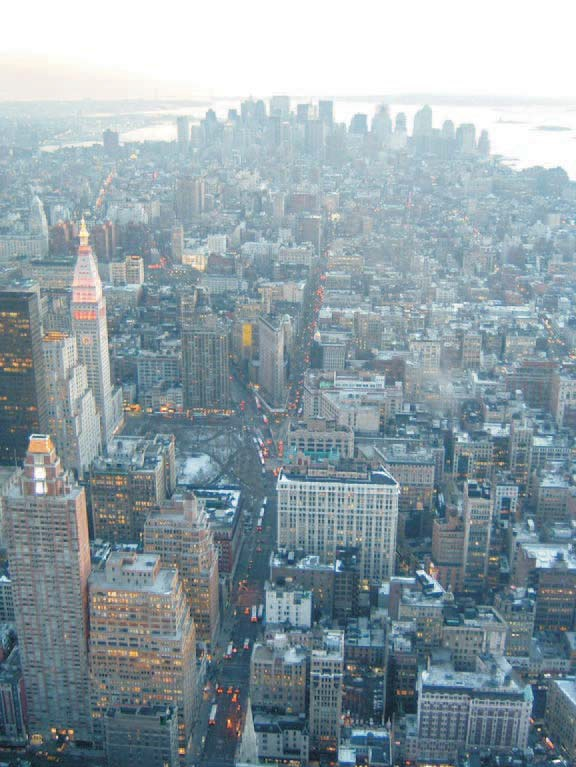
%> input picture Codes/18062014/data/hazed6.jpg, 576 x 767 px
$ octave --eval "result = main_dehase(imread('../data/hazed6.jpg'));"   (GNU Octave 9; MATLAB toolbox functions it lacks are replaced by stand-ins)
%> lines starting %> are read from the running program, lines starting %| are printed output that depends on the picture; in (x1, y1, x2, y2) boxes, pixels count from 0 and x2, y2 are one past the last pixel; in counts of white or black regions, pixels touching at a corner belong together; the program's own positions count from 1
### Codes/18062014/src/whiteBalance.m
function [ whiteBalanced ] = whiteBalance( im )
% Using Grayworld assumtion color balancing.....

R_avg = mean(mean(im(:,:,1)));           % Getting the average Of R ,G, B components
%> R_avg = 143
G_avg = mean(mean(im(:,:,2)));
%> G_avg = 158.9
B_avg = mean(mean(im(:,:,3)));
%> B_avg = 166.4
RGB_avg = [R_avg G_avg B_avg];
%> RGB_avg = [143 158.9 166.4]

gray_value = (R_avg + G_avg + B_avg)/3  % By Grey world, avg color of the whole image is gray
%> gray_value = 156.1
scaleValue = gray_value./RGB_avg;       % By Grey world, scale value=gray / avg of each color component
%> scaleValue = [1.09 0.982 0.938]

whiteBalanced(:,:,1) = scaleValue(1) * im(:,:,1);   % R,G,B components of the new white balanced new image
whiteBalanced(:,:,2) = scaleValue(2) * im(:,:,2);
whiteBalanced(:,:,3) = scaleValue(3) * im(:,:,3);
%> whiteBalanced: size 767x576x3 uint8

end

### Codes/18062014/src/enhanceContrast.m
function [ enhancedIm ] = enhanceContrast( im )

luminance= im(:,:,1)*0.299+im(:,:,2)*0.587+im(:,:,3)*0.114;
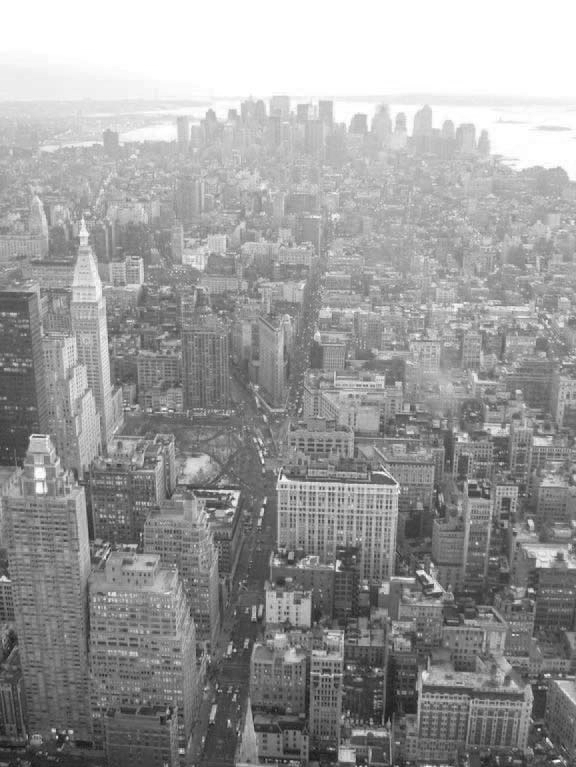
%> luminance: size 767x576 uint8; min 20, max 255, mean 155
avgLuminance =mean(luminance(:));
%> avgLuminance = 155
gamma = 2 * (0.5 + avgLuminance);
%> gamma = 311
% Second input= g * (original image components - avg of the image components)
enhancedIm(:,:,1) = gamma * (im(:,:,1) - avgLuminance);
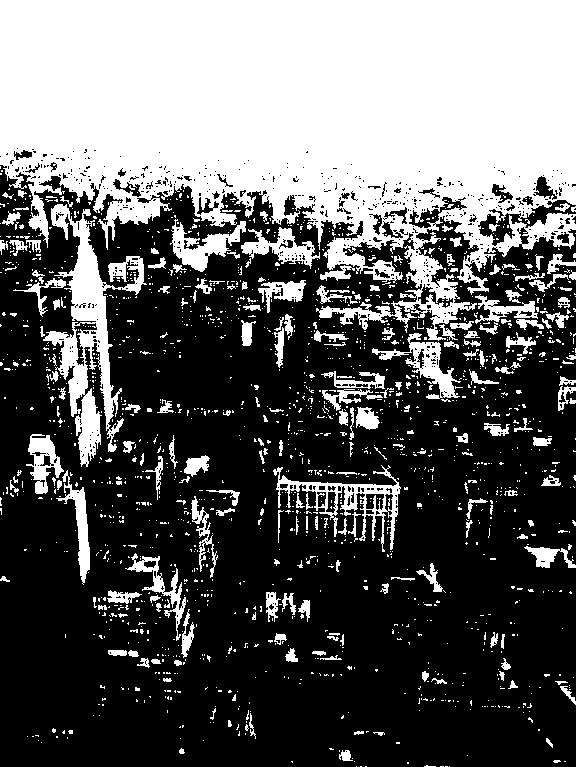
%> enhancedIm: size 767x576 uint8; 37.9% white; 1712 white regions (1494 under 20 px), largest, box (x1, y1, x2, y2) and area: (0, 0, 576, 341) 127007, (43, 204, 147, 467) 7928, (273, 465, 401, 552) 2353
enhancedIm(:,:,2) = gamma * (im(:,:,2) - avgLuminance);
enhancedIm(:,:,3) = gamma * (im(:,:,3) - avgLuminance);
%> enhancedIm: size 767x576x3 uint8
end

### Codes/18062014/src/luminanceWeightmap.m
function [ lumWeightmap ] = luminanceWeightmap( im )
 L = mean(im,3);

lumWeightmap = sqrt((1/3) * (im(:, :, 1) - L).^2 + (im(:, :, 2) - L).^2 + (im(:, :, 3) - L).^2);
end

### Codes/18062014/src/chromaticWeightmap.m
function [ chromaticWeightmap ] = chromaticWeightmap( im )

hsvImage = rgb2hsv(im);         % Convert the image to HSV space
%> hsvImage: size 767x576x3 double; mean H, S, V 0.39, 0.134, 0.642
saturationValue = hsvImage(:,:,2);    % find saturation

% Chromatic weight map = Distnc b/w saturation value and max sat range..
saturationMax = 1 ;
sigma = .3 ;
chromaticWeightmap = exp( -1 * (((saturationValue - saturationMax).^2) / (2*(sigma^2))) );
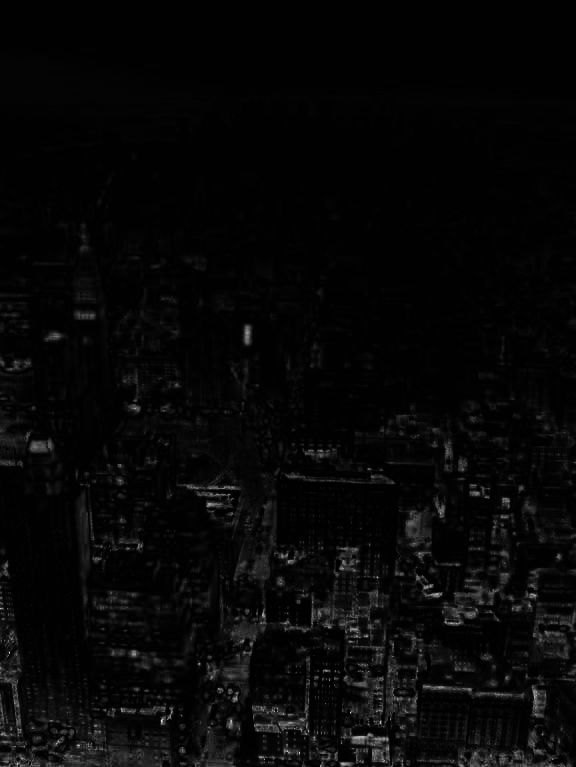
%> chromaticWeightmap: size 767x576 double; min 0.00387, max 0.951, mean 0.0297

end

### Codes/18062014/src/saliencyWeightmap.m
function [ saliencyWeightmap ] = saliencyWeightmap( im )

im = im2double(im);

if(size(im,3) > 1)
    imGray = rgb2gray(im);
else
    imGray = im;
end

kernel_1D = (1/16) * [1, 4, 6, 4, 1];
kernel_2D = kron(kernel_1D, kernel_1D');

I_mean = mean(imGray(:));
%> I_mean = 0.608

I_Whc = conv2(imGray, kernel_2D, 'same');

saliencyWeightmap = abs(I_Whc - I_mean);

end

### Codes/18062014/src/pyr_reduce.m
function [ imgout ] = pyr_reduce( img )
%PYR_REDUCE  Image pyramid reduction
%   B = PYR_REDUCE( A )  If A is M-by-N, then the size of B
%	is ceil(M/2)-by-ceil(N/2). Support gray or rgb image.
%	B will be transformed to double class.
%	Results the same w/ MATLAB func impyramid.
% Yan Ke @ THUEE, xjed09@gmail.com

kernelWidth = 5; % default
cw = .375; % kernel centre weight, same as MATLAB func impyramid. 0.6 in the Paper
ker1d = [.25-cw/2 .25 cw .25 .25-cw/2];
kernel = kron(ker1d,ker1d');

img = im2double(img);
sz = size(img);
imgout = [];

for p = 1:size(img,3)
	img1 = img(:,:,p);
	imgFiltered = imfilter(img1,kernel,'replicate','same');
	imgout(:,:,p) = imgFiltered(1:2:sz(1),1:2:sz(2));
end

end

### Codes/18062014/src/genPyr.m
function [ pyr ] = genPyr( img, type, level )
%GENPYR generate Gaussian or Laplacian pyramid
%   PYR = GENPYR(A,TYPE,LEVEL) A is the input image,
%	can be gray or rgb, will be forced to double.
%	TYPE can be 'gauss' or 'laplace'.
%	PYR is a 1*LEVEL cell array.
% Yan Ke @ THUEE, xjed09@gmail.com

pyr = cell(1,level);
pyr{1} = im2double(img);
for p = 2:level
	pyr{p} = pyr_reduce(pyr{p-1});
end
if strcmp(type,'gauss'), return; end

for p = level-1:-1:1 % adjust the image size
	osz = size(pyr{p+1})*2-1;
	pyr{p} = pyr{p}(1:osz(1),1:osz(2),:);
end

for p = 1:level-1
	pyr{p} = pyr{p}-pyr_expand(pyr{p+1});
end

end

### Codes/18062014/src/pyrReconstruct.m
function [ img ] = pyrReconstruct( pyr )
%PYRRECONSTRUCT Uses a Laplacian pyramid to reconstruct a image
%   IMG = PYRRECONSTRUCT(PYR) PYR should be a 1*level cell array containing
%   the pyramid, SIZE(PYR{i}) = SIZE(PYR{i-1})*2-1
%		Yan Ke @ THUEE, xjed09@gmail.com

for p = length(pyr)-1:-1:1
	pyr{p} = pyr{p}+pyr_expand(pyr{p+1});
end
img = pyr{1};

end

### Codes/18062014/src/pyr_expand.m
function [ imgout ] = pyr_expand( img )
%PYR_EXPAND  Image pyramid expansion
%   B = PYR_EXPAND( A )  If A is M-by-N, then the size of B
%	is (2*M-1)-by-(2*N-1). Support gray or rgb image.
%	B will be transformed to double class.
%	Results the same w/ MATLAB func impyramid.
% Yan Ke @ THUEE, xjed09@gmail.com

kw = 5; % default kernel width
cw = .375; % kernel centre weight, same as MATLAB func impyramid. 0.6 in the Paper
ker1d = [.25-cw/2 .25 cw .25 .25-cw/2];
kernel = kron(ker1d,ker1d')*4;

% expand [a] to [A00 A01;A10 A11] with 4 kernels
ker00 = kernel(1:2:kw,1:2:kw); % 3*3
ker01 = kernel(1:2:kw,2:2:kw); % 3*2
ker10 = kernel(2:2:kw,1:2:kw); % 2*3
ker11 = kernel(2:2:kw,2:2:kw); % 2*2

img = im2double(img);
sz = size(img(:,:,1));
osz = sz*2-1;
imgout = zeros(osz(1),osz(2),size(img,3));

for p = 1:size(img,3)
	img1 = img(:,:,p);
	img1ph = padarray(img1,[0 1],'replicate','both'); % horizontally padded
	img1pv = padarray(img1,[1 0],'replicate','both'); % horizontally padded

	img00 = imfilter(img1,ker00,'replicate','same');
	img01 = conv2(img1pv,ker01,'valid'); % imfilter doesn't support 'valid'
	img10 = conv2(img1ph,ker10,'valid');
	img11 = conv2(img1,ker11,'valid');

	imgout(1:2:osz(1),1:2:osz(2),p) = img00;
	imgout(2:2:osz(1),1:2:osz(2),p) = img10;
	imgout(1:2:osz(1),2:2:osz(2),p) = img01;
	imgout(2:2:osz(1),2:2:osz(2),p) = img11;
end

end

### Codes/18062014/src/main_dehase.m
function enhancedImage=main_dehase(im);
% clc
% close all
% clear all
% im = im2double(imread('../data/hazed6.jpg'));
% imshow(im);
% title('Original Hazy Image');

% Inputs that are derrived from the Hazy image
firstInput = whiteBalance( im );
% figure;subplot(1,2,1);imshow(firstInput);title('First Input');
secondInput = enhanceContrast( im );
% subplot(1,2,2);imshow(secondInput);title('Second Input');

%Weight maps of the First Input
luminanceWeightmap1 = luminanceWeightmap(firstInput);
% figure;subplot(1,3,1);imshow(luminanceWeightmap1);title('luminanceWeightmap of First input');
chromaticWeightmap1 = chromaticWeightmap(firstInput);
% subplot(1,3,2);imshow(chromaticWeightmap1);title('chromaticWeightmap of First input');
saliencyWeightmap1 = saliencyWeightmap(firstInput);
% subplot(1,3,3);imshow(saliencyWeightmap1);title('saliencyWeightmap of First input');

%Resultant Weight map of the first input
resultedWeightmap1 = luminanceWeightmap1 .* chromaticWeightmap1 .* saliencyWeightmap1 ;

%Weightmaps of the Second Input
luminanceWeightmap2 = luminanceWeightmap(secondInput);
% figure;subplot(1,3,1);imshow(luminanceWeightmap2);title('luminanceWeightmap of Second input');
chromaticWeightmap2 = chromaticWeightmap(secondInput);
%> in chromaticWeightmap (call 2), `hsvImage = rgb2hsv(im);`: hsvImage: size 767x576x3 double; mean H, S, V 0.0944, 0.179, 0.547
%> in chromaticWeightmap (call 2), `saturationValue = hsvImage(:,:,2);`: saturationValue: size 767x576 double; values 0 (black) and 1 (white), 17.9% white; 3305 white regions (2973 under 20 px), largest, box (x1, y1, x2, y2) and area: (112, 184, 422, 366) 14228, (391, 197, 576, 430) 13223, (0, 165, 78, 292) 3223
% subplot(1,3,2);imshow(chromaticWeightmap2);title('chromaticWeightmap of Second input');
saliencyWeightmap2 = saliencyWeightmap(secondInput);
%> in saliencyWeightmap (call 2), `imGray = rgb2gray(im);`:
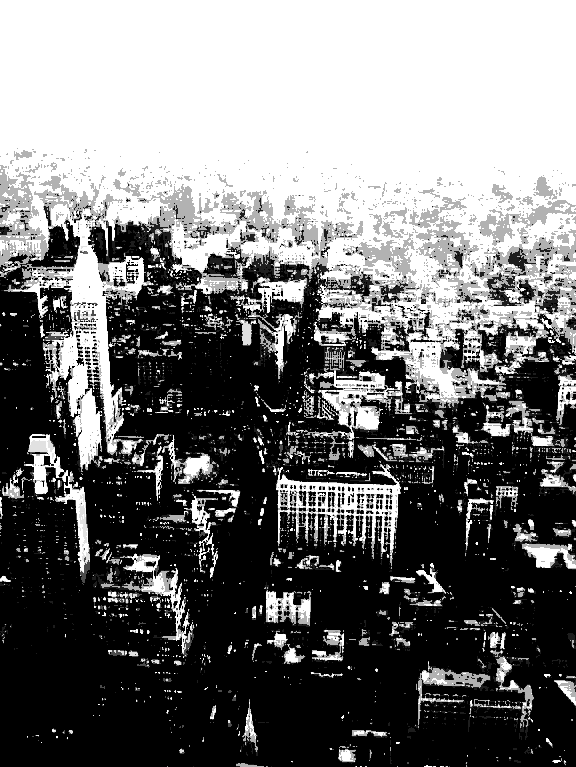
%> imGray: size 767x576 double; min 0, max 1, mean 0.459
%> in saliencyWeightmap (call 2), `I_mean = mean(imGray(:));`: I_mean = 0.459
%> in saliencyWeightmap (call 2), `saliencyWeightmap = abs(I_Whc - I_mean);`:
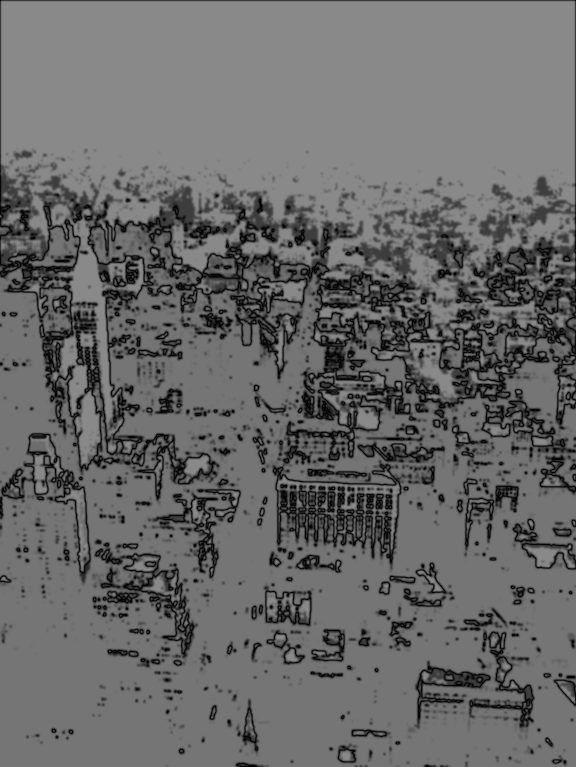
%> saliencyWeightmap: size 767x576 double; min 8.96e-06, max 0.541, mean 0.414
% subplot(1,3,3);imshow(saliencyWeightmap2);title('saliencyWeightmap of Second input');

%Resultant Weight map of the second input
resultedWeightmap2 = luminanceWeightmap2 .* chromaticWeightmap2 .* saliencyWeightmap2 ;

%Normalized Weight maps of the Inputs
normaizedWeightmap1 = resultedWeightmap1 ./ (resultedWeightmap1 + resultedWeightmap2);
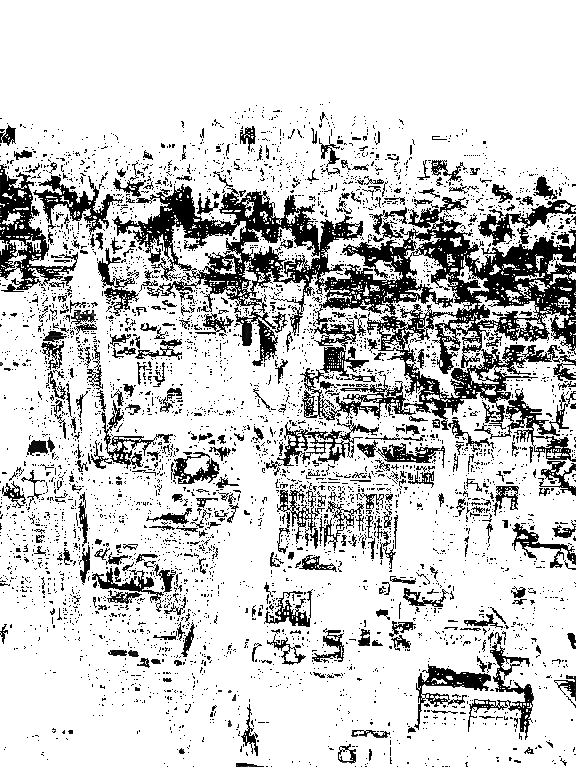
%> normaizedWeightmap1: size 767x576 double; 1.61% of the values are NaN or infinite; the others: min 0, max 1, mean 0.819; drawn with min black, max white, NaN and infinite black
normaizedWeightmap2 = resultedWeightmap2 ./ (resultedWeightmap1 + resultedWeightmap2);


%Generating Gaussian Pyramid for normalized weight maps
gaussianPyramid1 = genPyr(normaizedWeightmap1,'gauss',5);
%> after the loop in genPyr, `for p = 2:level`: pyr = 5 items
%> gaussianPyramid1 = 5 items
gaussianPyramid2 = genPyr(normaizedWeightmap2,'gauss',5);
%> the loop in genPyr (call 2), `for p = 2:level` made 4 passes
%> pass 3, in pyr_reduce (call 7), `img = im2double(img);`:
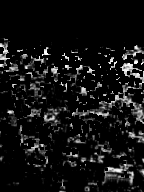
%> img: size 192x144 double; 45.95% of the values are NaN or infinite; the others: min 0, max 1, mean 0.141; drawn with min black, max white, NaN and infinite black
%> gaussianPyramid2 = 5 items

for i = 1 : 5
    tempImg = [];
    for j = 1 : size(im,3)
        laplacianPyramid1 = genPyr(firstInput(:,:,j),'laplace',5); %Generating Laplacian Pyramid for derrived inputs
        laplacianPyramid2 = genPyr(secondInput(:,:,j),'laplace',5);
        rowSize = min([size(laplacianPyramid1{i},1),size(laplacianPyramid2{i},1),size(gaussianPyramid1{i},1),size(gaussianPyramid2{i},1)]);
        columnSize = min([size(laplacianPyramid1{i},2),size(laplacianPyramid2{i},2),size(gaussianPyramid1{i},2),size(gaussianPyramid2{i},2)]);
        tempImg(:,:,j) = laplacianPyramid1{i}(1:rowSize , 1:columnSize) .* gaussianPyramid1{i}(1:rowSize, 1:columnSize) + laplacianPyramid2{i}(1:rowSize, 1:columnSize) .* gaussianPyramid2{i}(1:rowSize, 1:columnSize);
    end
    fusedPyramid1{i} = tempImg;
end
%> tempImg: size 48x36x3 double; 85.71% of the values are NaN or infinite; the others: min 0.182, max 1, mean 0.917
%> after the loop, fusedPyramid1 = 5 items

enhancedImage = pyrReconstruct(fusedPyramid1);
%> the loop in pyrReconstruct, `for p = length(pyr)-1:-1:1` made 4 passes
%> (p, sz in pyr_expand, osz in pyr_expand) on passes 1, 4: (4, [48 36], [95 71]), (1, [377 281], [753 561])
%> (sz in pyr_expand, osz in pyr_expand) on passes 2 to 3: ([95 71], [189 141]), ([189 141], [377 281])
%> in pyrReconstruct, `img = pyr{1};`: img: size 753x561x3 double; 91.25% of the values are NaN or infinite; the others: min 0.243, max 1, mean 0.971
% figure
% imshow(enhancedImage);
% title('Dehazed Image');

end

$ run again, on Codes/18062014/data/hazed1.jpg
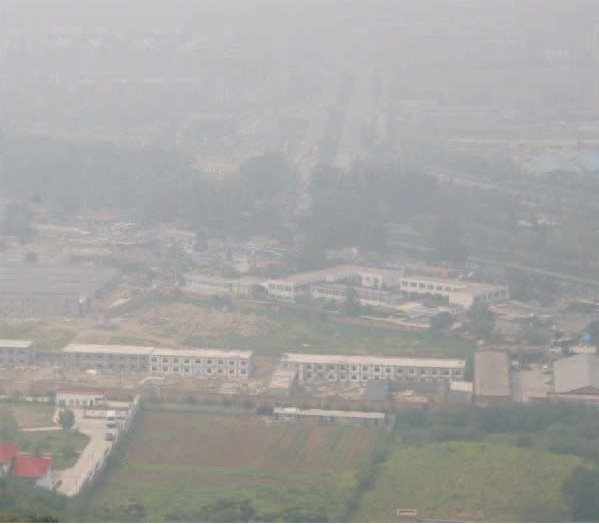
%> input picture Codes/18062014/data/hazed1.jpg, 599 x 524 px
%> R_avg = 164.7
%> G_avg = 164
%> B_avg = 161.8
%> RGB_avg = [164.7 164 161.8]
%> gray_value = 163.5
%> scaleValue = [0.993 0.997 1.01]
%> avgLuminance = 164
%> gamma = 328.9
%> in enhanceContrast, `enhancedIm(:,:,1) = gamma * (im(:,:,1) - avgLuminance);`:
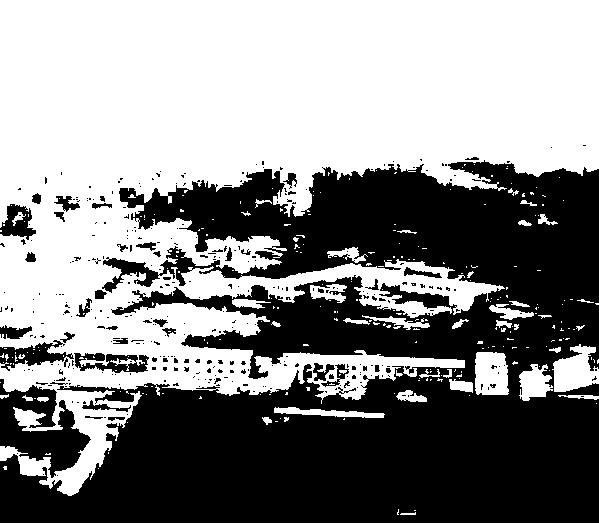
%> enhancedIm: size 524x599 uint8; 53.8% white; 340 black regions (298 under 20 px), largest, box (x1, y1, x2, y2) and area: (0, 160, 599, 523) 133770, (0, 379, 91, 478) 4437, (0, 340, 74, 371) 1000
%> hsvImage: size 524x599x3 double; mean H, S, V 0.472, 0.0524, 0.659
%> I_mean = 0.641
%> hsvImage: size 524x599x3 double; mean H, S, V 0.0341, 0.114, 0.585
%> saturationValue: size 524x599 double; values 0 (black) and 1 (white), 11.4% white; 1303 white regions (1191 under 20 px), largest, box (x1, y1, x2, y2) and area: (119, 164, 496, 259) 9297, (0, 302, 281, 354) 4830, (0, 356, 153, 397) 2691
%> after the loop in genPyr, `for p = 2:level`: pyr = 5 items
%> the loop in genPyr (call 2), `for p = 2:level` made 4 passes
%> pass 3, in pyr_reduce (call 7), `img = im2double(img);`:
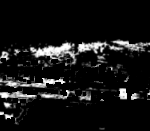
%> img: size 131x150 double; 21.38% of the values are NaN or infinite; the others: min 0, max 1, mean 0.107; drawn with min black, max white, NaN and infinite black
%> the loop in pyrReconstruct, `for p = length(pyr)-1:-1:1` made 4 passes
%> (p, sz in pyr_expand, osz in pyr_expand) on passes 1, 4: (4, [33 38], [65 75]), (1, [257 297], [513 593])

$ run again, on Codes/18062014/data/hazed2.jpg
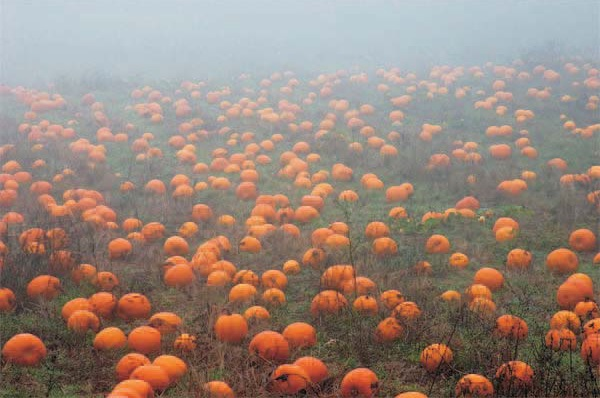
%> input picture Codes/18062014/data/hazed2.jpg, 600 x 398 px
%> R_avg = 151.6
%> G_avg = 131.5
%> B_avg = 120.4
%> RGB_avg = [151.6 131.5 120.4]
%> gray_value = 134.5
%> scaleValue = [0.887 1.02 1.12]
%> avgLuminance = 136.3
%> gamma = 273.5
%> in enhanceContrast, `enhancedIm(:,:,1) = gamma * (im(:,:,1) - avgLuminance);`:
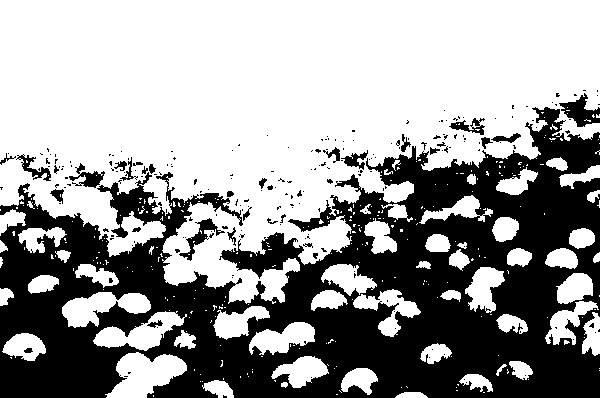
%> enhancedIm: size 398x600 uint8; 61.4% white; 222 black regions (188 under 20 px), largest, box (x1, y1, x2, y2) and area: (0, 107, 600, 398) 87980, (559, 93, 600, 127) 652, (179, 218, 225, 261) 458
%> hsvImage: size 398x600x3 double; mean H, S, V 0.363, 0.257, 0.612
%> I_mean = 0.527
%> hsvImage: size 398x600x3 double; mean H, S, V 0.0184, 0.258, 0.628
%> saturationValue: size 398x600 double; values 0 (black) and 1 (white), 25.8% white; 502 white regions (430 under 20 px), largest, box (x1, y1, x2, y2) and area: (0, 129, 416, 304) 27759, (421, 93, 600, 171) 4416, (105, 352, 187, 398) 2306
%> after the loop in genPyr, `for p = 2:level`: pyr = 5 items
%> the loop in genPyr (call 2), `for p = 2:level` made 4 passes
%> pass 3, in pyr_reduce (call 7), `img = im2double(img);`:
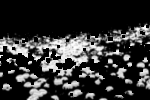
%> img: size 100x150 double; 22.23% of the values are NaN or infinite; the others: min 0, max 0.997, mean 0.256; drawn with min black, max white, NaN and infinite black
%> the loop in pyrReconstruct, `for p = length(pyr)-1:-1:1` made 4 passes
%> (p, sz in pyr_expand, osz in pyr_expand) on passes 1, 4: (4, [25 38], [49 75]), (1, [193 297], [385 593])

$ run again, on Codes/18062014/data/hazed3.jpg
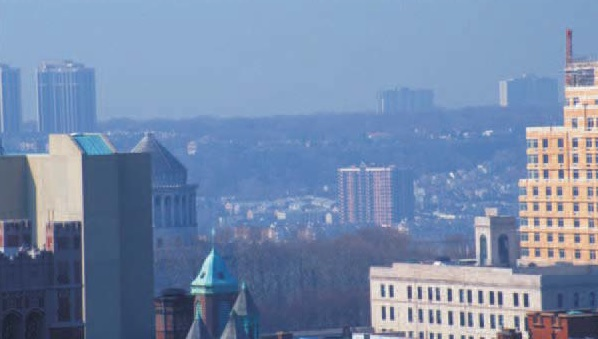
%> input picture Codes/18062014/data/hazed3.jpg, 598 x 339 px
%> R_avg = 117.9
%> G_avg = 138.2
%> B_avg = 170.4
%> RGB_avg = [117.9 138.2 170.4]
%> gray_value = 142.2
%> scaleValue = [1.21 1.03 0.834]
%> avgLuminance = 135.8
%> gamma = 272.7
%> hsvImage: size 339x598x3 double; mean H, S, V 0.465, 0.177, 0.613
%> I_mean = 0.556
%> hsvImage: size 339x598x3 double; mean H, S, V 0.244, 0.423, 0.772
%> saturationValue: size 339x598 double; values 0 (black) and 1 (white), 42.3% white; 537 white regions (471 under 20 px), largest, box (x1, y1, x2, y2) and area: (0, 0, 598, 286) 79521, (529, 317, 553, 339) 295, (187, 286, 213, 339) 283
%> after the loop in genPyr, `for p = 2:level`: pyr = 5 items
%> the loop in genPyr (call 2), `for p = 2:level` made 4 passes
%> pass 3, in pyr_reduce (call 7), `img = im2double(img);`:
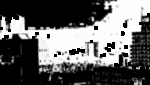
%> img: size 85x150 double; 7.73% of the values are NaN or infinite; the others: min 0, max 1, mean 0.419; drawn with min black, max white, NaN and infinite black
%> the loop in pyrReconstruct, `for p = length(pyr)-1:-1:1` made 4 passes
%> (p, sz in pyr_expand, osz in pyr_expand) on passes 1, 4: (4, [22 38], [43 75]), (1, [169 297], [337 593])
